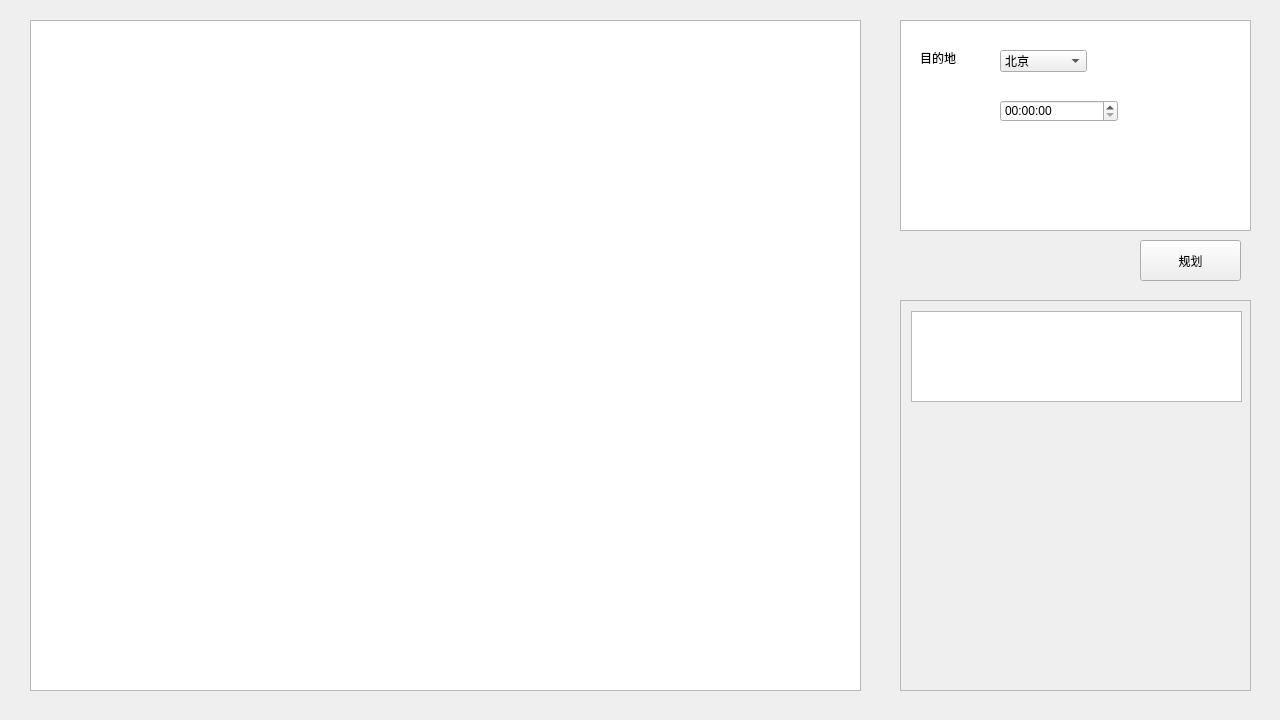
<?xml version="1.0" encoding="UTF-8"?>
<ui version="4.0">
 <class>MainWindow</class>
 <widget class="QMainWindow" name="MainWindow">
  <property name="enabled">
   <bool>true</bool>
  </property>
  <property name="geometry">
   <rect>
    <x>0</x>
    <y>0</y>
    <width>1280</width>
    <height>720</height>
   </rect>
  </property>
  <property name="windowTitle">
   <string>MainWindow</string>
  </property>
  <widget class="QWidget" name="centralWidget">
   <widget class="QTableView" name="tableView">
    <property name="geometry">
     <rect>
      <x>900</x>
      <y>20</y>
      <width>351</width>
      <height>211</height>
     </rect>
    </property>
   </widget>
   <widget class="QScrollArea" name="scrollArea">
    <property name="geometry">
     <rect>
      <x>900</x>
      <y>300</y>
      <width>351</width>
      <height>391</height>
     </rect>
    </property>
    <property name="widgetResizable">
     <bool>true</bool>
    </property>
    <widget class="QWidget" name="scrollAreaWidgetContents">
     <property name="geometry">
      <rect>
       <x>0</x>
       <y>0</y>
       <width>349</width>
       <height>389</height>
      </rect>
     </property>
     <widget class="QListView" name="listView">
      <property name="geometry">
       <rect>
        <x>10</x>
        <y>10</y>
        <width>331</width>
        <height>91</height>
       </rect>
      </property>
     </widget>
    </widget>
   </widget>
   <widget class="QGraphicsView" name="graphicsView">
    <property name="geometry">
     <rect>
      <x>30</x>
      <y>20</y>
      <width>831</width>
      <height>671</height>
     </rect>
    </property>
   </widget>
   <widget class="QPushButton" name="pushButton">
    <property name="geometry">
     <rect>
      <x>1140</x>
      <y>240</y>
      <width>101</width>
      <height>41</height>
     </rect>
    </property>
    <property name="text">
     <string>规划</string>
    </property>
   </widget>
   <widget class="QLabel" name="label">
    <property name="geometry">
     <rect>
      <x>920</x>
      <y>50</y>
      <width>72</width>
      <height>15</height>
     </rect>
    </property>
    <property name="text">
     <string>目的地</string>
    </property>
   </widget>
   <widget class="QTimeEdit" name="timeEdit">
    <property name="geometry">
     <rect>
      <x>1000</x>
      <y>100</y>
      <width>118</width>
      <height>22</height>
     </rect>
    </property>
   </widget>
   <widget class="QComboBox" name="comboBox">
    <property name="geometry">
     <rect>
      <x>1000</x>
      <y>50</y>
      <width>87</width>
      <height>22</height>
     </rect>
    </property>
    <item>
     <property name="text">
      <string>北京</string>
     </property>
    </item>
    <item>
     <property name="text">
      <string>西安</string>
     </property>
    </item>
   </widget>
  </widget>
 </widget>
 <layoutdefault spacing="6" margin="11"/>
 <resources/>
 <connections/>
</ui>
